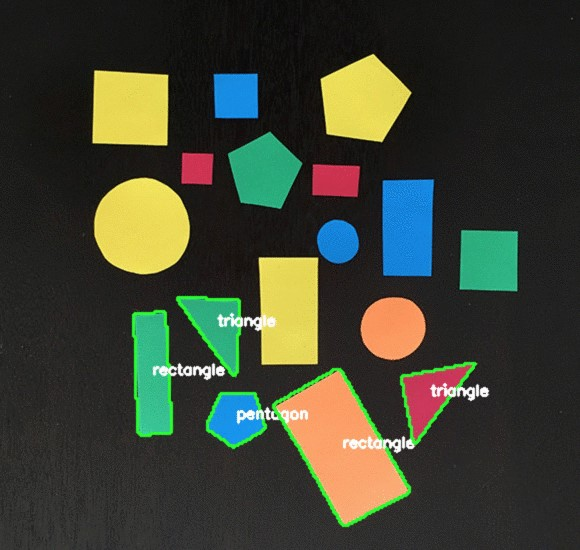
//> input picture ImageProcessingBasics/Resources/Shapes.jpg, 580 x 550 px
$ ./ShapeDetection   (built with g++ and OpenCV 4)
//> lines starting //> are read from the running program, lines starting //| are printed output that depends on the picture; after the words box and inside, x2 and y2 are one past the last pixel; in counts of white or black regions, pixels touching at a corner belong together
#include<opencv2/imgcodecs.hpp>
#include<opencv2/highgui.hpp>
#include<opencv2/imgproc.hpp>
#include<iostream>

using namespace cv;
using namespace std;

/// <summary>
/// Image
/// </summary>
Mat img_gray, img_blur, img_canny, img_dilated;
void getContours(Mat img_dil, Mat img_shapes) {
	vector<vector<Point>> contours;
	vector<Vec4i> hierarchy;

	findContours(img_dil, contours, hierarchy, RETR_EXTERNAL, CHAIN_APPROX_SIMPLE);

	vector<vector<Point>> contour_poly(contours.size());
	vector<Rect> boundRect(contours.size());

	for (int i = 0; i < contours.size(); i++)
	{

		int area = contourArea(contours[i]);
		cout << area << endl;
		string objectType;
		if (area > 1000) {
			float perimeter = arcLength(contours[i], true);
			approxPolyDP(contours[i], contour_poly[i], 0.02 * perimeter, true);
			drawContours(img_shapes, contour_poly, i, Scalar(255, 0, 255), 2);
			cout << contour_poly[i] << endl;
			boundRect[i] = boundingRect(contour_poly[i]);
			int object_contours = (int)contour_poly[i].size();
			if (object_contours == 3) { objectType = "Triangle"; }
			else if (object_contours == 4)
			{
				float aspRatio = (float)boundRect[i].width / (float)boundRect[i].height;
				cout << aspRatio << endl;
				if (aspRatio > 0.95 && aspRatio < 1.05) { objectType = "Square"; }
				else { objectType = "Rectangle"; }
			}
			else if (object_contours == 5) { objectType = "Pentagon"; }
			else if (object_contours == 6) { objectType = "Hexagon"; }
			else if (object_contours > 6) { objectType = "Circle"; }

			drawContours(img_shapes, contour_poly, i, Scalar(255, 0, 255), 2);
			rectangle(img_shapes, boundRect[i].tl(), boundRect[i].br(), Scalar(0, 255, 0), 5);
			putText(img_shapes, objectType, { boundRect[i].x,boundRect[i].y }, FONT_HERSHEY_PLAIN, 1, Scalar(0, 69, 255), 2);
		}
	}
}
void main()
{
	string path = "Resources/Shapes.jpg";
	Mat img_shapes = imread(path); //Matrix Datatype used by openCV
//> img_shapes is the input picture: 550 rows x 580 cols, CV_8UC3; mean B, G, R 50.3, 65.3, 61.2

	cvtColor(img_shapes, img_gray, COLOR_BGR2GRAY);
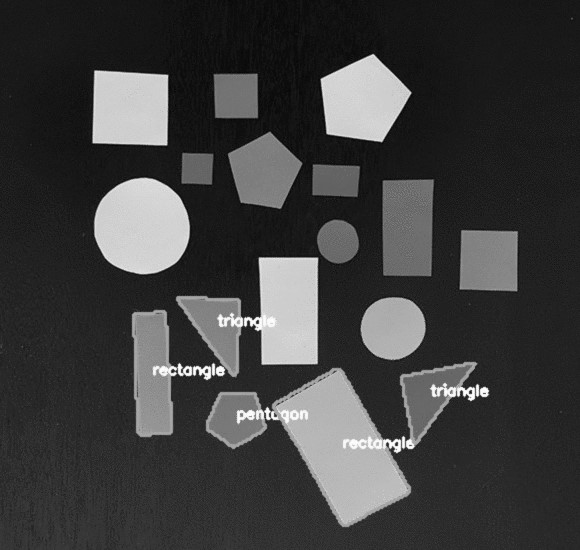
//> img_gray: 550 rows x 580 cols, CV_8UC1; min 1, max 255, mean 62.4
	GaussianBlur(img_gray, img_blur, Size(3, 3), 3, 0);
	Canny(img_blur, img_canny, 25, 75);
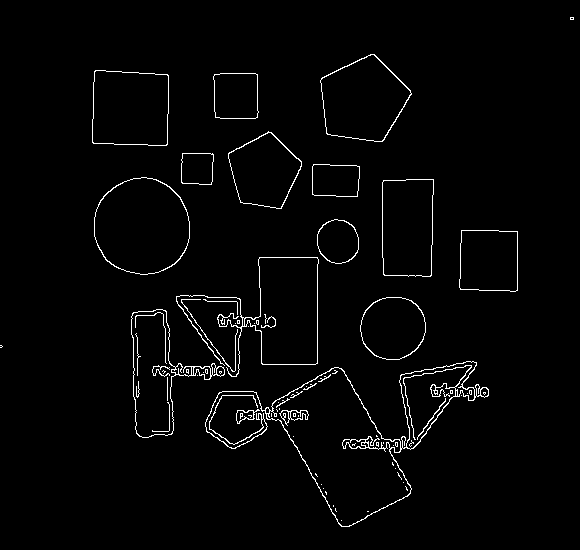
//> img_canny: 550 rows x 580 cols, CV_8UC1; 2.2% white in thin lines or dots
	Mat kernel = getStructuringElement(MORPH_RECT, Size(3, 3));
	dilate(img_canny, img_dilated, kernel);
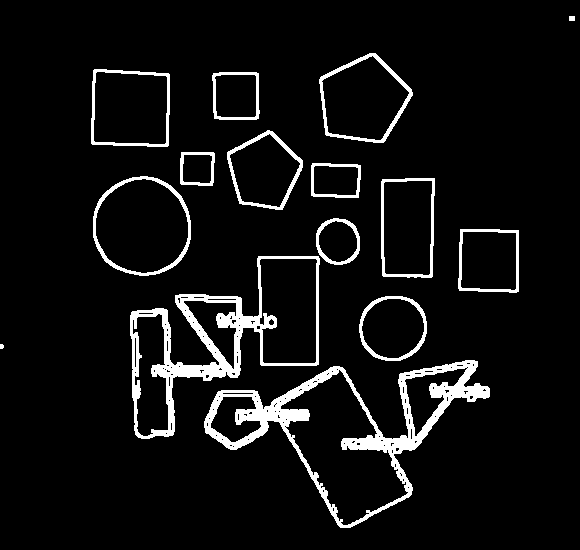
//> img_dilated: 550 rows x 580 cols, CV_8UC1; 6.8% white; 15 white regions (1 under 20 px)
	getContours(img_dilated, img_shapes);
//> in getContours, `findContours(img_dil, contours, hierarchy, RETR_EXTERNAL, CHAIN_APPROX..`: contours = 15 contours, 1 with area under 20; largest, box (x1, y1, x2, y2) and area: (204, 360, 490, 528) 19426, (130, 256, 320, 439) 15577, (93, 176, 191, 276) 7688, (319, 53, 413, 143) 5908, (91, 69, 170, 147) 5684
//> in getContours, `vector<vector<Point>> contour_poly(contours.size());`: contour_poly = 15 empty contours
//> the loop in getContours, `for (int i = 0; i < contours.size(); i++)` made 15 passes
//> (area, perimeter, object_contours, aspRatio) on passes 5, 7, 9, 10, 12, 13: (3627, 241.9, 4, 0.952), (5057, 301, 4, 0.53), (1584, 161.9, 4, 1.43), (1073, 130.5, 4, 1.03), (2105, 182.7, 4, 1), (5683, 302.4, 4, 1.01)
//> (area, perimeter, object_contours) on passes 1, 3, 4, 6, 8, 11: (19425, 1046.3, 14), (3486, 220.4, 8), (15577, 1045.3, 15), (1614, 150.5, 8), (7688, 328.7, 8), (4110, 255.3, 5)
//| 19425
//| [489, 388;
//|  463, 385;
//|  474, 360;
//> (the first 4 of 71 printed lines)
//> (output is shown up to pass 8 of 15)
//> pass 1, in getContours, `putText(img_shapes, objectType, { boundRect[i].x,boundRect[i].y }, FON..`:
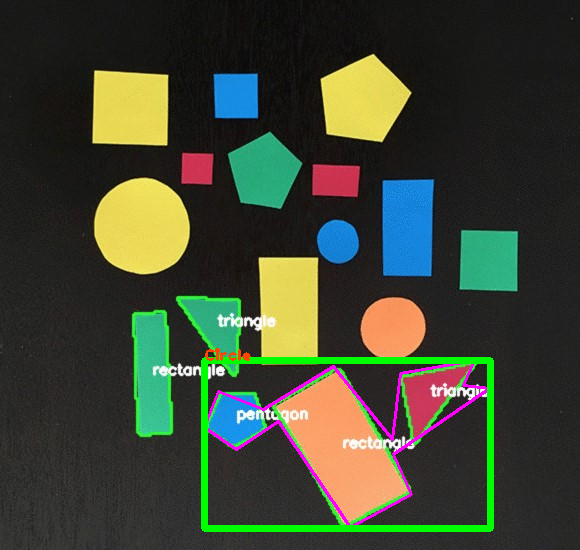
//> img_shapes: 550 rows x 580 cols, CV_8UC3; 2.86% of pixels changed, all inside (x1, y1, x2, y2) = (201, 348, 494, 532)
//> pass 3, in getContours, `putText(img_shapes, objectType, { boundRect[i].x,boundRect[i].y }, FON..`:
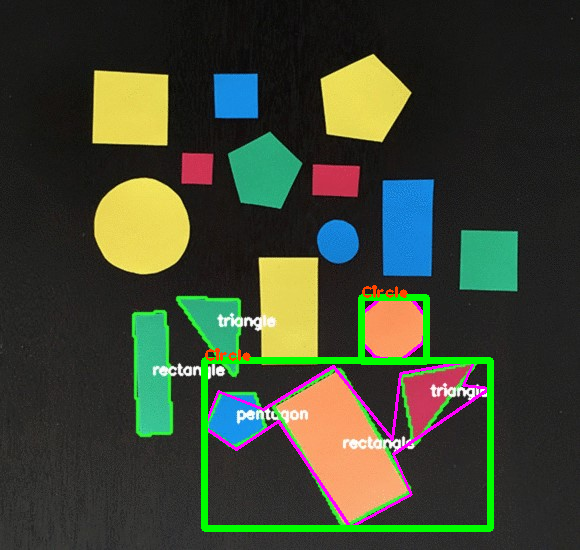
//> img_shapes: 550 rows x 580 cols, CV_8UC3; 0.55% of pixels changed, all inside (x1, y1, x2, y2) = (358, 285, 430, 365)
//> after the loop in getContours, `for (int i = 0; i < contours.size(); i++)`:
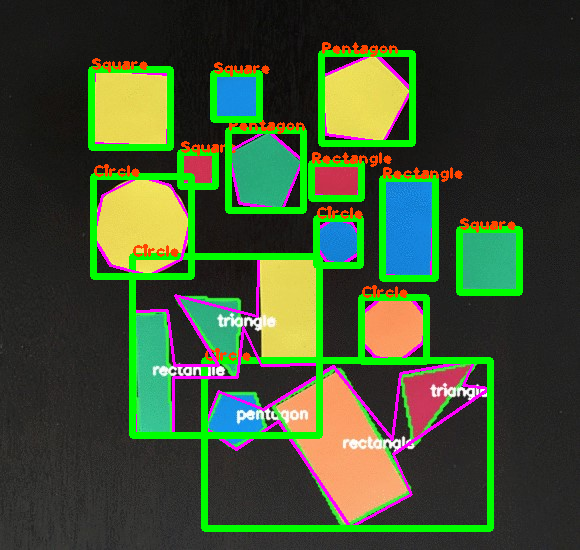
//> img_shapes: 550 rows x 580 cols, CV_8UC3; 9.1% of pixels changed, all inside (x1, y1, x2, y2) = (88, 42, 523, 439)
	imshow("Original Image", img_shapes);
	imshow("Gray Image", img_gray);
	imshow("Blur Image", img_blur);
	imshow("Canny Image", img_canny);
	imshow("Dilated Image", img_dilated);
	waitKey(0);
}

$ run again, with ImageProcessingBasics/Resources/test.jpg copied over ImageProcessingBasics/Resources/Shapes.jpg
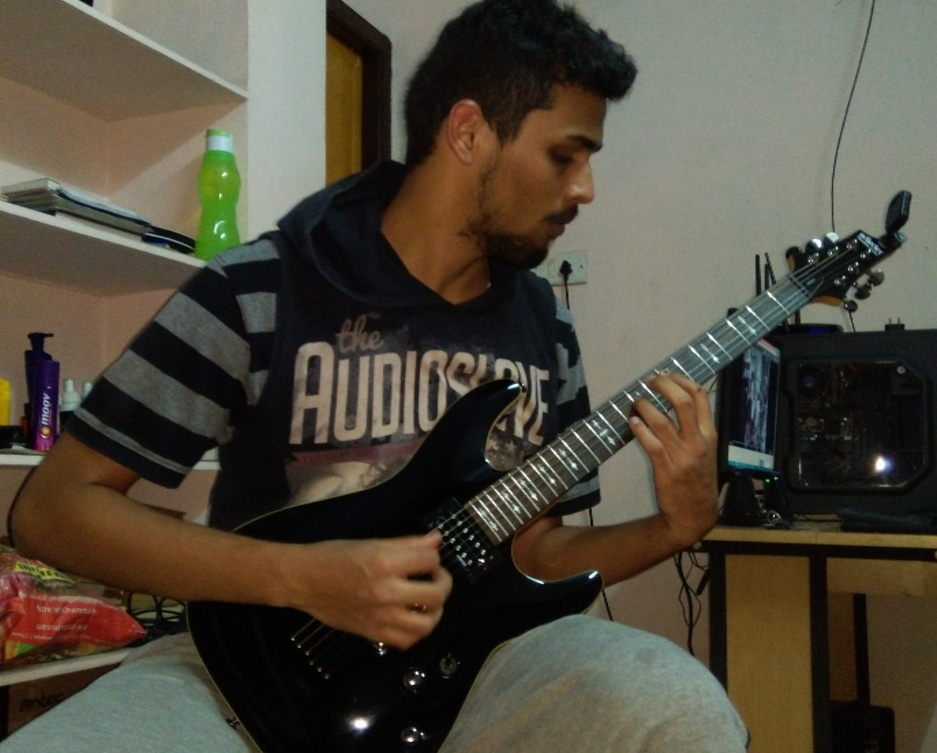
//> input picture ImageProcessingBasics/Resources/test.jpg, 937 x 753 px, shrunk from 1313 x 1055 before the run
//> img_shapes is the input picture: 753 rows x 937 cols, CV_8UC3; mean B, G, R 61.1, 74.4, 80.8
//> `Canny(img_blur, img_canny, 25, 75);`:
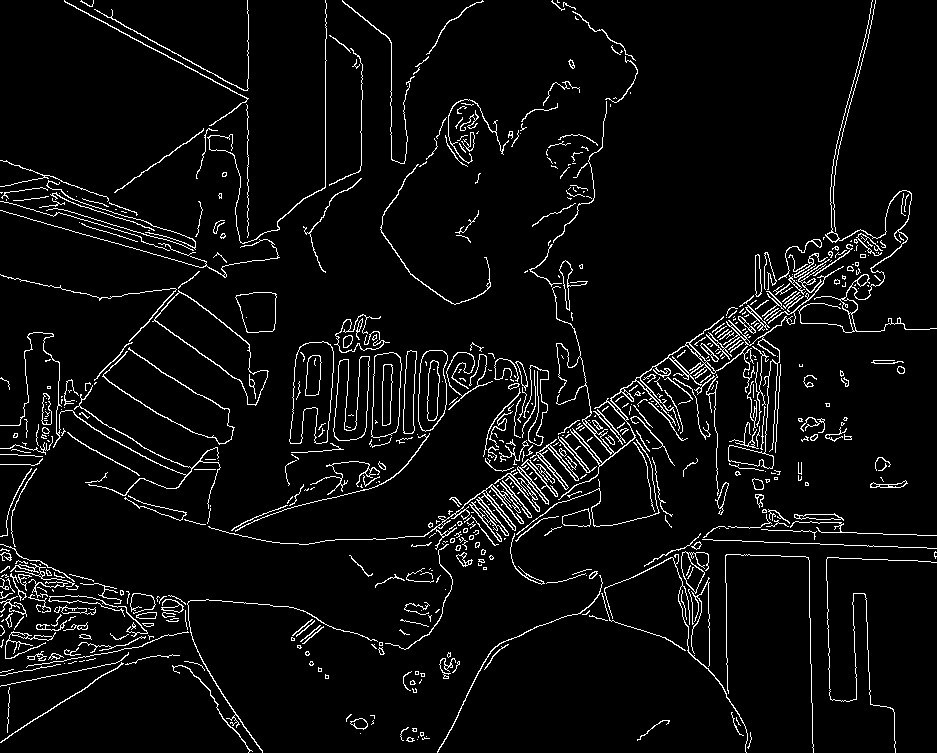
//> img_canny: 753 rows x 937 cols, CV_8UC1; 5.1% white in thin lines or dots
//> img_dilated: 753 rows x 937 cols, CV_8UC1; 15.9% white; 68 white regions (2 under 20 px)
//> contours = 61 contours, 1 with area under 20; largest, box (x1, y1, x2, y2) and area: (0, 0, 937, 753) 168762, (0, 0, 364, 279) 10303, (284, 313, 391, 487) 5220, (0, 651, 181, 744) 3736, (368, 351, 403, 449) 2569
//> contour_poly = 61 empty contours
//> the loop in getContours, `for (int i = 0; i < contours.size(); i++)` made 61 passes
//> (area, perimeter, object_contours, aspRatio) on pass 43: (1477, 156.5, 4, 1)
//> (printed output is left out)
//> after the loop in getContours, `for (int i = 0; i < contours.size(); i++)`:
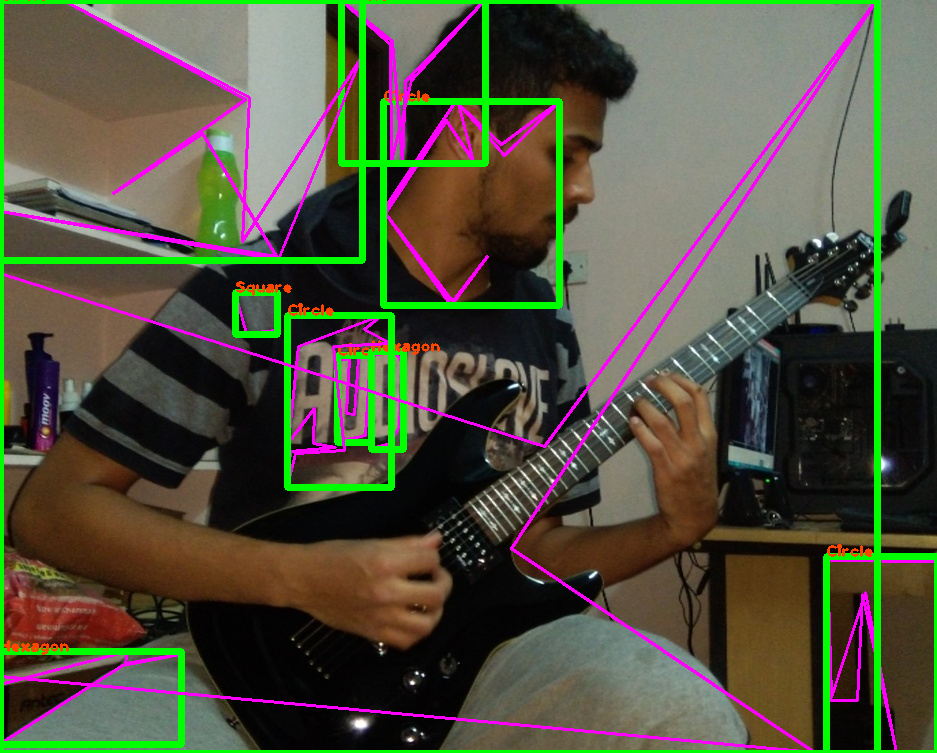
//> img_shapes: 753 rows x 937 cols, CV_8UC3; 9.14% of pixels changed, all inside (x1, y1, x2, y2) = (0, 0, 937, 753)
